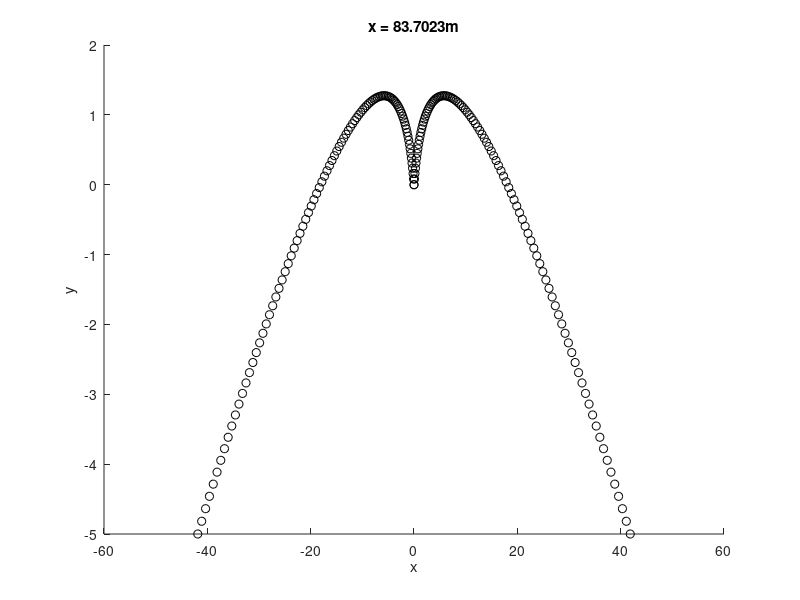
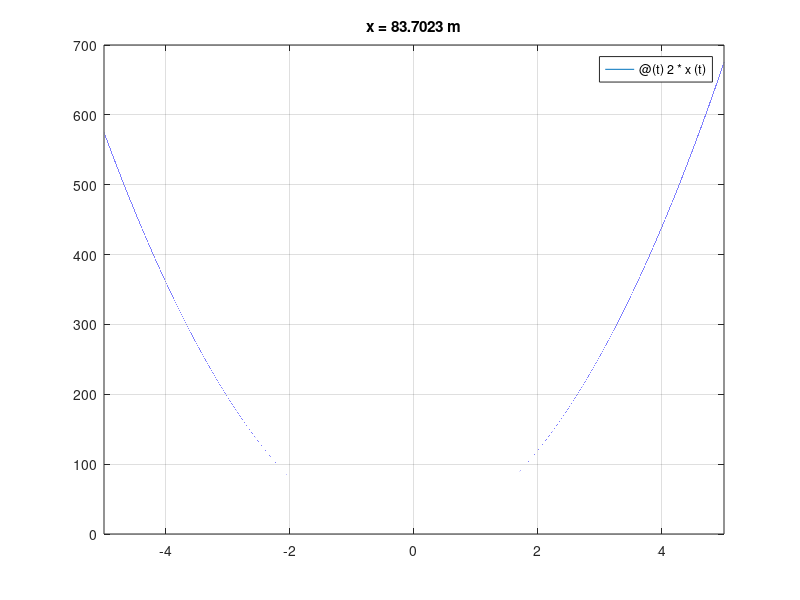

These charts were generated, in order, by the following MATLAB code: (Note: this script raises an error after producing the figures.)
clc; clear all;

%These constant variables are assigned.
g = 9.81;

%These are both the time in x and y, 
% we are going to assign it 0 so that we can calculate it later.
C2 = 0; %Time in x
C4 = 0; %Time in y

%Data assigned by the user
E = input("Enter the electric field: ");
Qm = input("Enter Q/m: ");
C1 = input("Enter your initial speed on the x-axis: ");
C3 = input("Enter your initial speed on the y-axis: ");
y = -(abs(input("Enter the height at which you want to know the length (in meters): ")));

%Here we calculate time
t = (C3 + sqrt(C3^2 - 2*g*y))/g;

%To later substitute it in our equation to calculate the distance.
x = @(t) abs(((Qm * E * t^2)/2) + (C1 * t) + C2);
y = @(t) -g*(t^2/2) + (C3 * t) + C4;
d = @(t) 2 * x(t);
x_text = "Your distance between charges is " + d(t) + "m";
disp(x_text);

%Graph in which you can see the fall of the charges.
figure(1)
hold on
for i = linspace(0,t,100)
    plot(x(i),y(i), "ok")
    plot(-x(i),y(i), "ok")
    pause(0.001)
end
title(['x = ' num2str(d(t)) 'm'])
xlabel('x')
ylabel('y')
hold off

%Graph of x with respect to t.
figure(2)
fplot(d)
title(['x = ' num2str(d(t)) ' m'])
grid
xline(0, 'k')
yline(0, 'k')
xlim([0 inf])
ylim([0 inf])